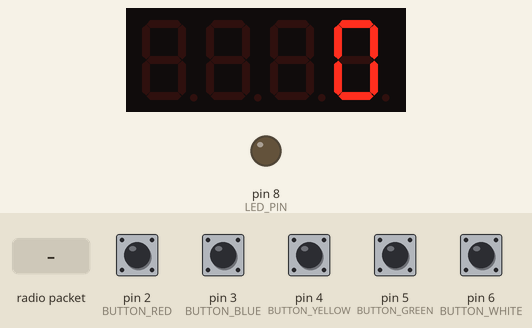
Simulated run of this sketch. Board: Arduino Uno, built with avr-gcc and run on an emulated ATmega328P. Shown: 4-digit seven-segment display, output pins drawn as LEDs (lit = HIGH). The test bench sets the inputs (shaded band); at power-on: pin 2 (BUTTON_RED), pin 3 (BUTTON_BLUE), pin 4 (BUTTON_YELLOW), pin 5 (BUTTON_GREEN), pin 6 (BUTTON_WHITE) HIGH. No radio packets arrive unless stated; what the sketch prints to the serial monitor is not drawn.

Above: at 0.03 s.
At 0.7 s:
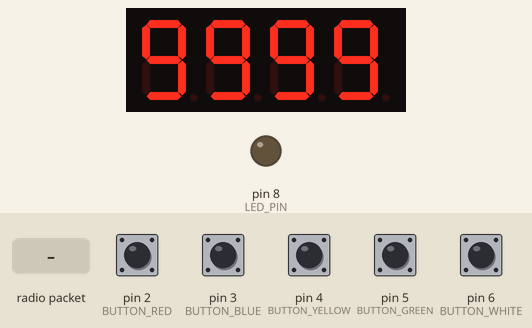
At 1.9 s:
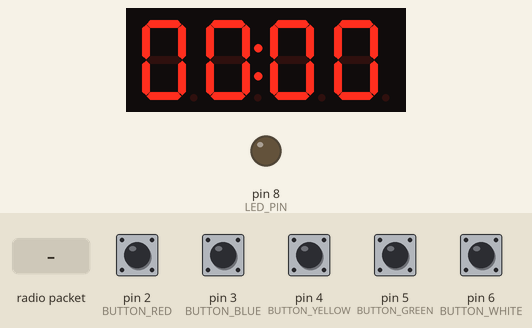
2.0 s: pin 2 (BUTTON_RED) pulled LOW for 0.15 s
3.6 s: radio packet "ALL" arrives
5.1 s: radio packet "SHOW_NUMBER" arrives
6.6 s: radio packet "LED_ON" arrives
Timing chart, 0 to 9.1 s (numbered marks = the images above; inputs shaded):
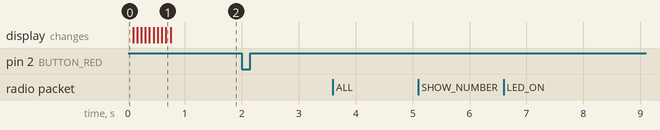

Measured:
- after the input at 2.0 s, every drawn part: stays the same
- after the input at 3.6 s, every drawn part: stays the same
- after the input at 5.1 s, every drawn part: stays the same
- after the input at 6.6 s, every drawn part: stays the same

The sketch:

tongueador.ino
```cpp
#include <TM1637Display.h>
#include "screen_controller.h"
#include "serial_manager.h"
#include "RadioManager.h"

#define CLK A1
#define DIO A0
#define LED_PIN 8
#define BUTTON_RED 2
#define BUTTON_BLUE 3
#define BUTTON_YELLOW 4
#define BUTTON_GREEN 5
#define BUTTON_WHITE 6
#define DEVICE_NAME "TNG02"
#define CE_PIN 9
#define CSN_PIN 10

const byte address[6] = "00001";
RadioManager radio(CE_PIN, CSN_PIN, address);
LEDController ledController(LED_PIN);
DisplayController displayController(CLK, DIO, ledController);
CommunicationManager radioCommandManager(displayController, ledController, radio, DEVICE_NAME);

unsigned long lastDebounceTime[5] = { 0 };
const int debounceDelay = 100;
int lastButtonState[5] = { HIGH, HIGH, HIGH, HIGH, HIGH };
int stableButtonState[5] = { HIGH, HIGH, HIGH, HIGH, HIGH };
const int buttons[] = { BUTTON_RED, BUTTON_BLUE, BUTTON_YELLOW, BUTTON_GREEN, BUTTON_WHITE };

void setup() {
  Serial.begin(9600);
  displayController.init();

  pinMode(BUTTON_RED, INPUT_PULLUP);
  pinMode(BUTTON_BLUE, INPUT_PULLUP);
  pinMode(BUTTON_YELLOW, INPUT_PULLUP);
  pinMode(BUTTON_GREEN, INPUT_PULLUP);
  pinMode(BUTTON_WHITE, INPUT_PULLUP);
  radio.begin();
}

void checkButton(int buttonPin, int buttonIndex, int delta) {
  int currentState = digitalRead(buttonPin);

  if (currentState != lastButtonState[buttonIndex]) {
    lastDebounceTime[buttonIndex] = millis();
    lastButtonState[buttonIndex] = currentState;
  }

  if ((millis() - lastDebounceTime[buttonIndex]) > debounceDelay) {
    if (currentState != stableButtonState[buttonIndex]) {
      stableButtonState[buttonIndex] = currentState;

      if (stableButtonState[buttonIndex] == LOW) {
        if (displayController.isInInsertMode()) {
          if (buttonIndex == 4) {
            String confirmationMessage = "C1 " + String(DEVICE_NAME) + " " + String(displayController.getScreenNumber());
            displayController.animateNumber(displayController.getScreenNumber());
            bool success = radio.sendMessage(confirmationMessage.c_str());
            while(!success){
              success = radio.sendMessage(confirmationMessage.c_str());
            }
            if(success){
              displayController.exitInsertMode();
            }
          } else {
            displayController.adjustInsertNumber(delta);
            Serial.println(displayController.getCurrentInsertNumber());
          }
        } else {
          sendButtonSignal(buttonIndex);
        }
      }
    }
  }
}

void loop() {
  radioCommandManager.processRadioInput();
  displayController.updateCountDown();

  checkButton(BUTTON_RED, 0, -10);
  checkButton(BUTTON_BLUE, 1, +10);
  checkButton(BUTTON_YELLOW, 2, -1);
  checkButton(BUTTON_GREEN, 3, +1);
  checkButton(BUTTON_WHITE, 4, 0);
}

void sendButtonSignal(int button) {
  String message = "ButtonPressed " + String(DEVICE_NAME) + " " + String(button) + "\n";
  radio.sendMessage(message.c_str());
  Serial.println("ButtonPressed " + String(DEVICE_NAME) + " " + String(button));
}
```

RadioManager.cpp
```cpp
#include "RadioManager.h"
byte broadcastAddress[5] = { 'A', 'L', 'L', '_', 'B' };
RadioManager::RadioManager(uint8_t cePin, uint8_t csnPin, const byte* addr)
  : radio(cePin, csnPin) {
  memcpy(address, addr, sizeof(this->address));
}
char* lastMessage = "";
bool RadioManager::begin() {
  if (!radio.begin()) {
    Serial.println("⚠️ NRF24L01 no detectado.");
    return false;
  }
  radio.openWritingPipe(address);
  radio.openReadingPipe(1, address);
  radio.openReadingPipe(2, broadcastAddress);
  radio.setPALevel(RF24_PA_HIGH);
  radio.setDataRate(RF24_2MBPS);
  radio.setChannel(100);
  radio.startListening();
  Serial.println("✅ NRF24L01 inicializado correctamente.");
  return true;
}

void RadioManager::clearMessage() {
  lastMessage = "";
}

bool RadioManager::sendMessage(const char* message) {
  if (message != lastMessage) {
    radio.stopListening();
    Serial.println(message);
    bool success = radio.write(message, strlen(message) + 1);
    if (success) {
      lastMessage = message;
    }
    radio.startListening();
    return success;
  } else {
    return true;
  }
}

bool RadioManager::receiveMessage(char* buffer, uint8_t bufferSize) {
  memset(buffer, 0, bufferSize);
  if (radio.available()) {
    radio.read(buffer, bufferSize);
    return true;
  }
  return false;
}
```

RadioManager.h
```cpp
#ifndef RADIOMANAGER_H
#define RADIOMANAGER_H

#include <SPI.h>
#include <nRF24L01.h>
#include <RF24.h>

class RadioManager {
public:
    RadioManager(uint8_t cePin, uint8_t csnPin, const byte* address);
    bool begin();
    bool sendMessage(const char* message);
    bool receiveMessage(char* buffer, uint8_t bufferSize);
    void clearMessage();

private:
    RF24 radio;
    byte address[6];
};

#endif
```

led_controller.h
```cpp
#ifndef LED_CONTROLLER_H
#define LED_CONTROLLER_H
#endif

class LEDController {
  private:
    int pin;

  public:
    LEDController(int ledPin) : pin(ledPin) {
      pinMode(pin, OUTPUT);
    }

    void turnOn() {
      digitalWrite(pin, HIGH);
    }

    void turnOff() {
      digitalWrite(pin, LOW);
    }
};
```

screen_controller.h
```cpp
#ifndef SCREEN_CONTROLLER_H
#define SCREEN_CONTROLLER_H
#endif

#include "led_controller.h"
class DisplayController {
private:
  TM1637Display display;
  LEDController &ledController;
  bool shouldStop;
  unsigned long startTime;       // Tiempo de inicio del contador
  unsigned long lastDisplayUpdate; // Última actualización del display
  unsigned long lastBlinkTime;
  int currentBlinkInterval;
  bool ledBlinkState;
  unsigned long totalCentiseconds; // Duración total en centésimas
  bool isInsertMode;
  int currentInsertNumber;

public:
  DisplayController(int clkPin, int dioPin, LEDController &ledCtrl)
    : display(clkPin, dioPin),
      ledController(ledCtrl),
      shouldStop(false),
      startTime(0),
      lastDisplayUpdate(0),
      lastBlinkTime(0),
      currentBlinkInterval(500),
      ledBlinkState(false),
      totalCentiseconds(0),
      isInsertMode(false),
      currentInsertNumber(0) {}

  void enterInsertMode() {
    isInsertMode = true;
    currentInsertNumber = 2000;
    animateNumber(currentInsertNumber);
  }

  void exitInsertMode() {
    isInsertMode = false;
  }

  bool isInInsertMode() {
    return isInsertMode;
  }

  int getScreenNumber() {
    return currentInsertNumber;
  }

  void adjustInsertNumber(int delta) {
    currentInsertNumber += delta;
    currentInsertNumber = constrain(currentInsertNumber, 0, 9999);
    display.showNumberDec(currentInsertNumber, false);
  }

  int getCurrentInsertNumber() {
    return currentInsertNumber;
  }


  void init() {
    display.setBrightness(0x0f);
    animateNumber(9999);
    display.showNumberDecEx(0, 0b01000000, true);
  }
  void updateCountDown() {
    if (shouldStop) return;

    unsigned long currentMillis = millis();
    unsigned long elapsedCentis = (currentMillis - startTime) / 10;
    int remaining = totalCentiseconds - elapsedCentis;

    if (remaining <= 0) {
      shouldStop = true;
      display.showNumberDecEx(0, 0b01000000, true);
      ledController.turnOff();
      return;
    }

    if (currentMillis - lastDisplayUpdate >= 100) {
      lastDisplayUpdate = currentMillis;
      display.showNumberDecEx(remaining, 0b01000000, true);
    }

    currentBlinkInterval = (remaining <= 500 && remaining > 0) ? 250 : 500;

    if (currentMillis - lastBlinkTime >= currentBlinkInterval) {
      ledBlinkState = !ledBlinkState;
      ledBlinkState ? ledController.turnOn() : ledController.turnOff();
      lastBlinkTime = currentMillis;
    }
  }
  void startCountDown(int timeInSecs) {
    totalCentiseconds = timeInSecs * 100;
    startTime = millis();
    lastDisplayUpdate = 0;
    shouldStop = false;
    display.showNumberDecEx(totalCentiseconds, 0b01000000, true);
  }

  void stopCountDown() {
    shouldStop = true;
  }

  void resetCountDown() {
    shouldStop = false;
  }

  void animateNumber(int targetNumber) {
    int currentNumber = 0;
    int stepDelay = 50;

    int thousands = targetNumber / 1000;
    int hundreds = (targetNumber / 100) % 10;
    int tens = (targetNumber / 10) % 10;
    int ones = targetNumber % 10;

    for (int i = 0; i <= 9; i++) {
      display.showNumberDec(currentNumber * 1000 + currentNumber * 100 + currentNumber * 10 + currentNumber, false);
      delay(stepDelay);
      currentNumber++;
    }

    display.showNumberDec(targetNumber, false);
  }
};
```

serial_manager.h
```cpp
#include "RadioManager.h"

class CommunicationManager {
private:
  DisplayController &displayController;
  LEDController &ledController;
  RadioManager &radio;
  String deviceName;

public:
  CommunicationManager(DisplayController &dispCtrl, LEDController &ledCtrl, RadioManager &radioManager, const String &devName)
    : displayController(dispCtrl), ledController(ledCtrl), radio(radioManager), deviceName(devName) {}

  void processRadioInput() {
    char buffer[32] = "";
    if (radio.receiveMessage(buffer, sizeof(buffer))) {
      String input = String(buffer);
      input.trim();
      Serial.println("Mensaje recibido por radio: " + input);

      String targetDevice = getValue(input, ' ', 0);
      String command = getValue(input, ' ', 1);
      String numberStr = getValue(input, ' ', 2);
      Serial.println(deviceName);
      if (targetDevice == deviceName || targetDevice == "ALL") {
        radio.clearMessage();
        Serial.println("Mensaje dirigido a este dispositivo: " + command);

        displayController.stopCountDown();

        if (command != "INSERT_NUMBER") {
          displayController.exitInsertMode();
        }

        if (command == "SHOW_NUMBER") {
          int targetNumber = numberStr.toInt();
          if (targetNumber > 0) {
            displayController.animateNumber(targetNumber);
            Serial.print("Número recibido: ");
            Serial.println(targetNumber);
          }
        } else if (command == "LED_ON") {
          ledController.turnOn();
          Serial.println("LED Encendido");
        } else if (command == "LED_OFF") {
          ledController.turnOff();
          Serial.println("LED Apagado");
        } else if (command == "countdown") {
          displayController.resetCountDown();
          displayController.startCountDown(numberStr.toInt());
        } else if (command == "INSERT_NUMBER") {
          displayController.enterInsertMode();
          Serial.println("Modo inserción activado. Usa los botones.");
        }
      } else {
        Serial.println("Mensaje ignorado. No es para este dispositivo.");
      }
    }
  }

  String getValue(String data, char separator, int index) {
    int found = 0;
    int strIndex[] = {0, -1};
    int maxIndex = data.length() - 1;
    for (int i = 0; i <= maxIndex && found <= index; i++) {
      if (data.charAt(i) == separator || i == maxIndex) {
        found++;
        strIndex[0] = strIndex[1] + 1;
        strIndex[1] = (i == maxIndex) ? i + 1 : i;
      }
    }
    return found > index ? data.substring(strIndex[0], strIndex[1]) : "";
  }
};
```
